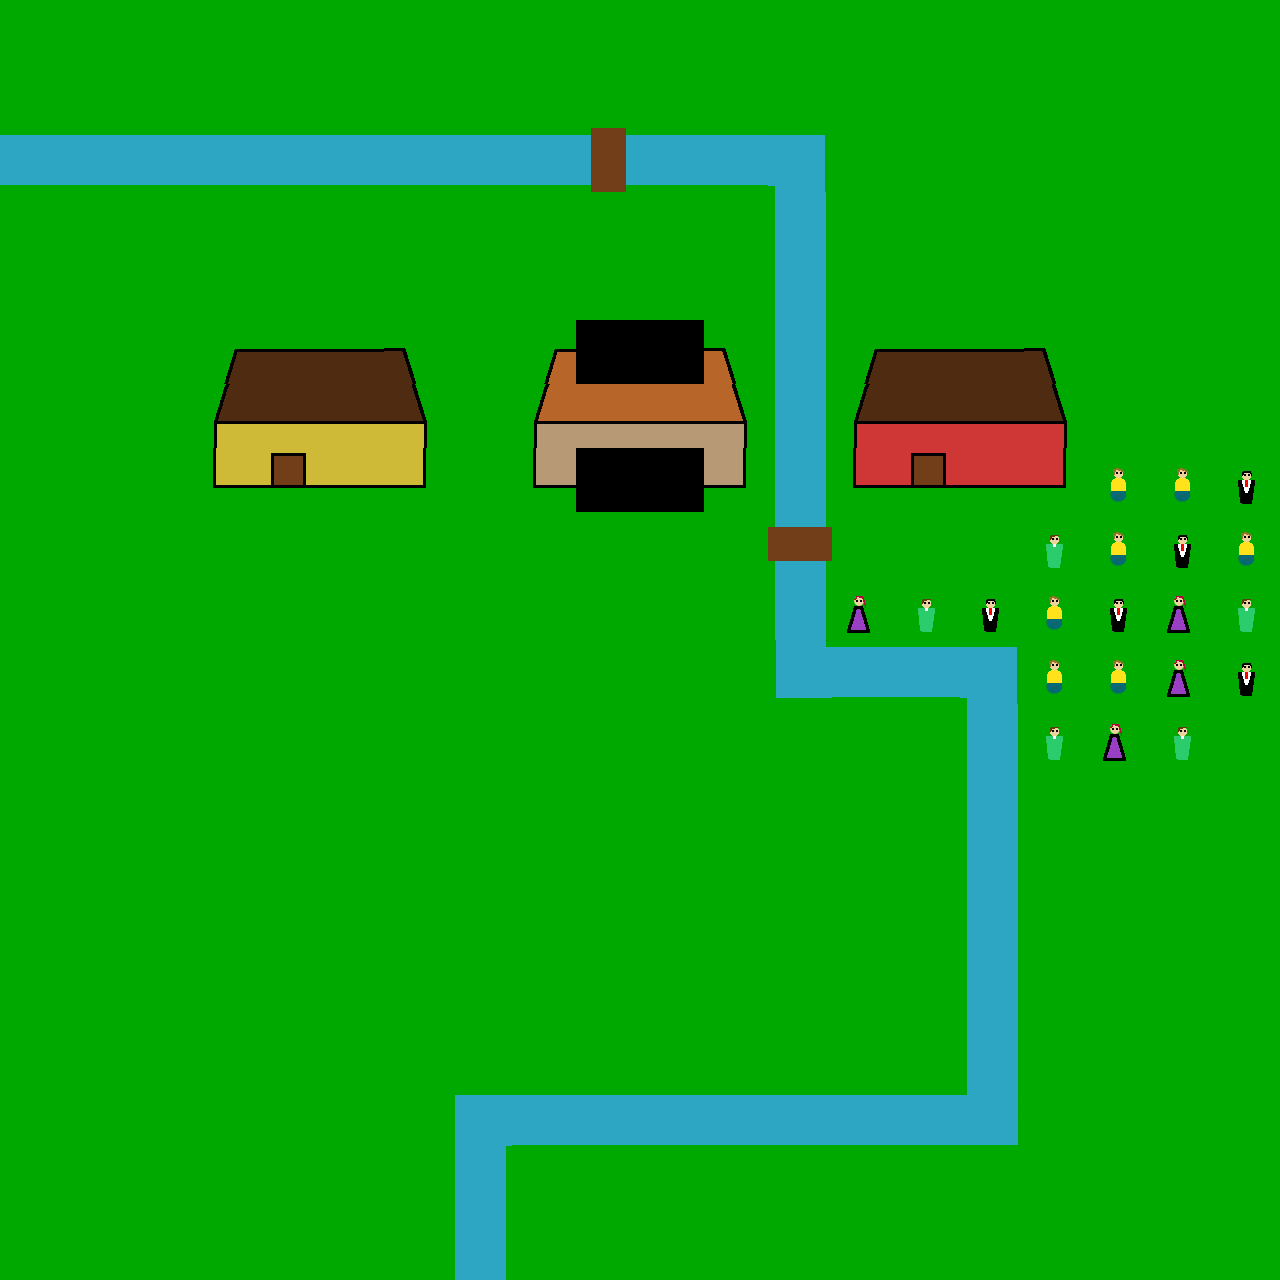

A level layout from a 2D game, rendered from its tile map. Below: a short description, then the map file with tile-grid data replaced by summaries:
An orthogonal 20x20 tile map with 64x64 px tiles, 1 tile layer (Capa de Patrones 1), 10 tilesets.

<map version="1.0" orientation="orthogonal" width="20" height="20" tilewidth="64" tileheight="64">
 <properties>
  <property name="Author" value="Adrián Arroyo" />
  <property name="License" value="Apache" />
  <property name="MinVersion" value="JUNO" />
  <property name="Name" value="Azpazeta" />
  <property name="Year" value="2013" />
 </properties>
 <tileset firstgid="1" name="BlueAndRed" tilewidth="64" tileheight="64">
  <image source="../../media/dualsprite.png" width="192" height="64" />
 </tileset>
 <tileset firstgid="4" name="HOUSE1" tilewidth="64" tileheight="64">
  <image source="../../media/housemain.png" width="768" height="64" />
 </tileset>
 <tileset firstgid="16" name="water" tilewidth="64" tileheight="64">
  <image source="../../media/water.png" width="768" height="64" />
 </tileset>
 <tileset firstgid="28" name="housered" tilewidth="64" tileheight="64">
  <image source="../../media/housered.png" width="768" height="64" />
 </tileset>
 <tileset firstgid="40" name="houseyellow" tilewidth="64" tileheight="64">
  <image source="../../media/houseyellow.png" width="768" height="64" />
 </tileset>
 <tileset firstgid="52" name="mountain" tilewidth="64" tileheight="64">
  <image source="../../media/mountain.png" width="768" height="64" />
 </tileset>
 <tileset firstgid="64" name="mountain-inside" tilewidth="64" tileheight="64">
  <image source="../../media/mountain-inside.png" width="1024" height="64" />
 </tileset>
 <tileset firstgid="80" name="road" tilewidth="64" tileheight="64">
  <image source="../../media/road.png" width="1024" height="64" />
 </tileset>
 <tileset firstgid="96" name="palacetower" tilewidth="64" tileheight="64">
  <image source="../../media/palacetower.png" width="1024" height="64" />
 </tileset>
 <tileset firstgid="112" name="villagers" tilewidth="64" tileheight="64">
  <image source="../../media/villagers.png" width="1024" height="64" />
 </tileset>
 <layer name="Capa de Patrones 1" width="20" height="20">
  <properties>
   <property name="License" value="Creative Commons" />
   <property name="Path" value="/media/dualsprite.png" />
  </properties>
  <data>[400 cells, 400 non-empty, 43 distinct tile ids]</data>
 </layer>
</map>